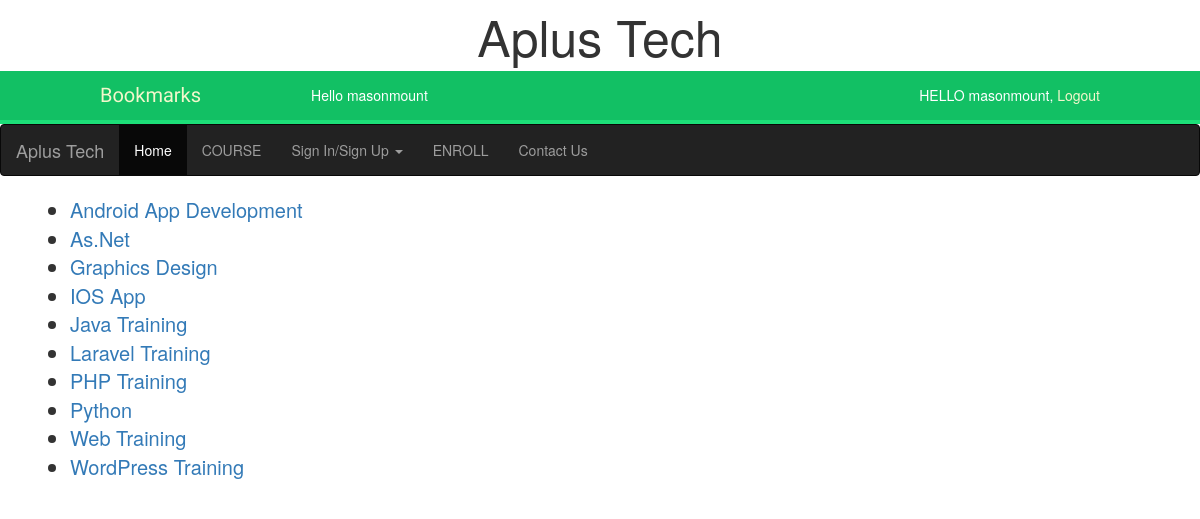
Screenshot of /list (signed in) with the database file from the repository.
### course/models.py (models this page shows, shortened)
class Courses(models.Model):
	course_name = models.CharField(max_length = 250)
	course_fee = models.CharField(max_length = 250)
	course_duration = models.CharField(max_length = 250)
	course_detail = models.CharField(max_length = 2000)
	class Meta:
		ordering = ('course_name',)

### course/views.py (the view)
# urls.py: path('list', views.courselist, name = 'list'),
def courselist(request):
	clist = Courses.objects.all()
	return render(request, 'course/list.html', {'clist' : clist})

### course/templates/course/list.html (shortened to what this page needs)
{% extends 'base.html' %}
{% block content %}
	<div class="container">
			<ul>
			{% for i in clist %}
			  <li style="font-size: 20px"><a href="{% url 'course:detail' i.pk %}"> {{ i.course_name }} </a></li>
			{% endfor %}
			</ul>
	</div>
{% endblock %}

### account/templates/base.html (shortened to what this page needs)
{% load staticfiles %}
<!DOCTYPE html>
<html lang="en">
<head>
	<link rel="stylesheet" type="text/css" href="{% static 'css/account.css' %}">
  <link rel="stylesheet" href="https://maxcdn.bootstrapcdn.com/bootstrap/3.4.0/css/bootstrap.min.css">
</head>
<body>
	<header style="font-size: 50px; text-align: center;"> Aplus Tech </header>
	<div id="header">
		<span class="logo">Bookmarks</span>
		{% if request.user.is_authenticated %}
		 <ul class="menu">
		 	<li>
		 		Hello {{request.user.username}}
		 	</li>
		 </ul>
		{% endif %}
		<span class="user">
			{% if request.user.is_authenticated %}
				HELLO {{ request.user.username }},
				<a href="{% url 'account:logout' %}">Logout</a>
			{% else %}
				<a href="{% url 'account:login' %}">Log-in</a>
			{% endif %}
		</span>
	</div>
	<nav class="navbar navbar-inverse">
	  <div class="container-fluid">
	    <div class="navbar-header">
	      <a class="navbar-brand" href="{% url 'course:index' %}">Aplus Tech</a>
	    </div>
	    <ul class="nav navbar-nav">
	      <li class="active"><a href="{% url 'course:index' %}">Home</a></li>
	      <li><a href="{% url 'course:list' %}">COURSE</a></li>
		  <li class="dropdown"><a class="dropdown-toggle" data-toggle="dropdown" href="{% url 'account:login' %}">Sign In/Sign Up <span class="caret"></span></a>
	      </li>
	      <li><a href="{% url 'course:enroll' %}">ENROLL</a></li>
	      <li><a href="{% url 'contactus:contact' %}">Contact Us</a></li>
	    </ul>
	  </div>
	</nav>
	{% block content %}
	{% endblock %}
</body>
</html>

### account/static/css/account.css (style rules this page uses)
body { margin:0; padding:0; font-family:helvetica, sans-serif; }
a { color:#12c064; text-decoration:none; }
#header { padding:10px 100px; font-size:14px; background:#12c064; color:#fff; border-bottom:4px solid #1cdf78; overflow:auto; }
#header .logo { font-family: 'Muli', sans-serif; float:left; color:#f3f7cc; font-size:20px; margin-right:10%; }
#header ul.menu { list-style:none; float:left; margin:0; padding:0; }
#header ul.menu li { float:left; padding:4px 10px; }
#header a { color:#f3f7cc; }
#header .user { float:right; padding-top:4px; }

### rows the page displays
Courses: course_name "Android App Development"
Courses: course_name "As.Net"
Courses: course_name "Graphics Design"
Courses: course_name "IOS App"
Courses: course_name "Java Training"
Courses: course_name "Laravel Training"
Courses: course_name "PHP Training"
Courses: course_name "Python"
Courses: course_name "Web Training"
Courses: course_name "WordPress Training"

### other values shown
{{ request.user.username }} "masonmount"
